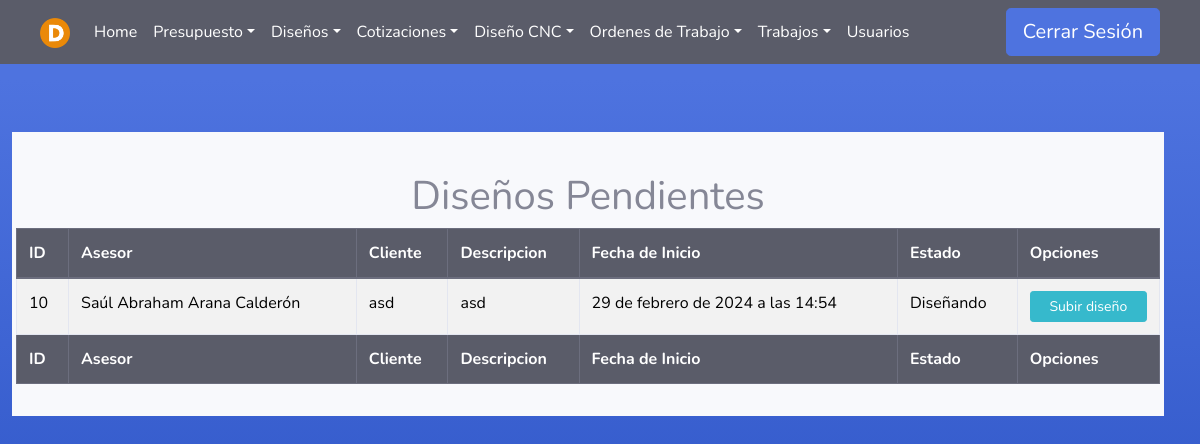
Before: /Diseno/ (signed in) with the older database file.
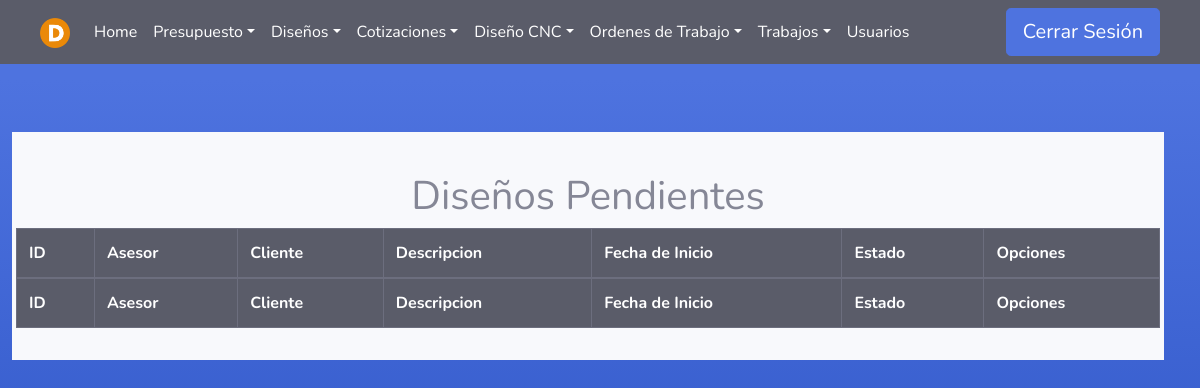
After: the same page with the newer database file.
### Asesores/models.py (models this page shows)
class Presupuesto(models.Model):
    asesor = models.ForeignKey(User, on_delete=models.PROTECT, null=False, blank=False)
    fecha_inicio = models.DateTimeField(null=False, auto_now_add=True, blank=False)
    cliente = models.CharField(max_length=100, null=False, blank=False)
    descripcion = models.TextField(null=False, blank=False)
    estado=models.TextField(null=True, blank=True)
    fecha_fin = models.DateTimeField(null=True, blank=True)

### Disenadores/views.py (the view)
# urls.py: path('', asesor_views.listadoP , name='Presupuesto'),
@login_required(login_url='index')
def listadoP(request):
    user = request.user
    if user.groups.filter(name='Designer').exists():
        pres = Presupuesto.objects.filter(fecha_fin=None, estado='Diseñando')
        return render(request, 'Designer/listado_disenos_pendientes.html', {'pres': pres})
    elif (user.groups.filter(name='Administrador').exists()):
        pres = Presupuesto.objects.filter(fecha_fin=None, asesor=user, estado='Diseñando')
        return render(request, 'Designer/listado_disenos_pendientes.html', {'pres': pres})
    elif (user.is_superuser):
        pres = Presupuesto.objects.filter(fecha_fin=None, estado='Diseñando')
        return render(request, 'Designer/listado_disenos_pendientes.html', {'pres': pres})
    else:
        error = "No tienes permiso para acceder a esta página."
        return render(request, '404.html', {'error': error})

### Templates/Designer/listado_disenos_pendientes.html
{% extends 'tables.html' %}
{% block botones%}
<div class="text-center">
    <br>
    <h1>Diseños Pendientes</h1>
</div>
{% endblock %}
{% load static %}
{% block head %}
<th>ID</th>
{% if user.is_superuser or user.groups.all.0.name == "Administrador" %}
<th>Asesor</th>
{% endif %}
<th>Cliente</th>
<th>Descripcion</th>
<th>Fecha de Inicio</th>
<th>Estado</th>
<th>Opciones</th>
{% endblock %}
{% block tbody %}
{% for p in pres %}
<tr>
    <td>{{ p.id }}</td>
    {% if user.is_superuser or user.groups.all.0.name == "Administrador" %}
        {% if p.asesor.first_name and p.asesor.last_name %}
            <td>{{ p.asesor.first_name}} {{ p.asesor.last_name}}</td>
        {% else %}
            <td>{{ p.asesor.username}}</td>
        {% endif %}
    {% endif %}
    <td>{{ p.cliente }}</td>
    <td>{{ p.descripcion }}</td>
    <td>{{ p.fecha_inicio }}</td>
    <td>{{ p.estado }}</td>
    <td>
        <div>
            <a class="btn btn-info btn-sm btn-block" href="/Diseno/SubirArchivo/{{p.id }}">Subir diseño</a>
        </div>
    </td>
</tr>
{% endfor %}
{% endblock %}
{% block footer %}
<th>ID</th>
{% if user.is_superuser or user.groups.all.0.name == "Administrador" %}
<th>Asesor</th>
{% endif %}
<th>Cliente</th>
<th>Descripcion</th>
<th>Fecha de Inicio</th>
<th>Estado</th>
<th>Opciones</th>
{% endblock %}

Changed rows visible on the page:
no longer on this page (row edited): Presupuesto: id "10", asesor.first_name "Saúl Abraham", asesor.last_name "Arana Calderón", cliente "asd", descripcion "asd", fecha_inicio "29 de febrero de 2024 a las 14:54", estado "Diseñando"
